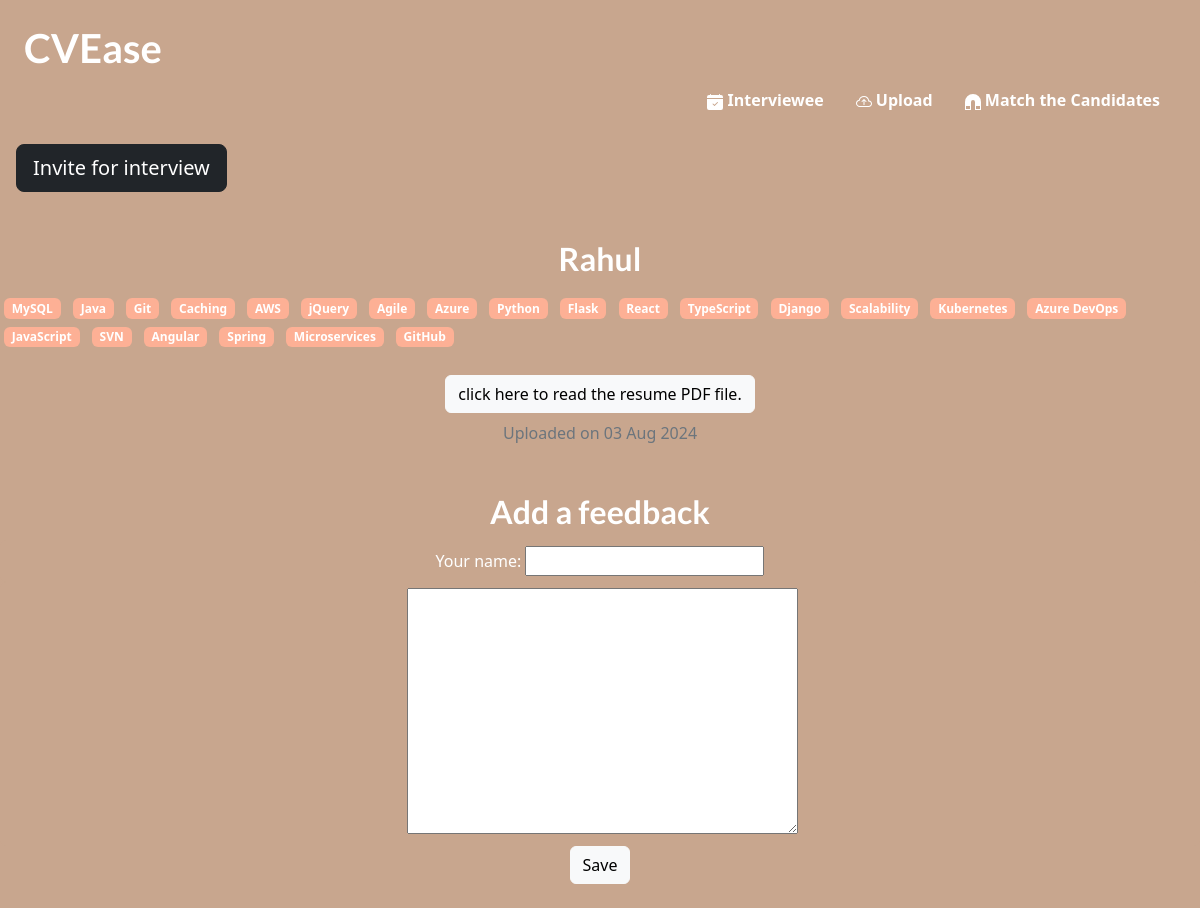
Screenshot of /rahul (signed in) with the database file from the repository.
### cv/models.py (models this page shows, shortened)
class Candidate(models.Model):
    STATUS_CHOICES = [
    ('selected', 'Selected'),
    ('pending', 'Pending'),
    ('rejected', 'Rejected'),
    ]
    name = models.CharField(max_length=30,null=False)
    email = models.EmailField(max_length=40,null=True)
    phone = models.CharField(max_length=20,null=True)
    cv_file = models.FileField(upload_to="cv",null=False)
    slug = models.SlugField(unique=True, null=True, db_index=True)
    tags = models.ManyToManyField(Tag)
    status = models.CharField(max_length=10, choices=STATUS_CHOICES, default='pending')
    uploaded_at = models.DateTimeField(auto_now_add=True)

class Tag(models.Model):
    caption = models.CharField(max_length=20)

### cv/views.py (the view, shortened to what this page needs)
# urls.py: path("<slug:slug>", views.CandidateDetailView.as_view(), name="candidate-detail"),
class CandidateDetailView(LoginRequiredMixin,View):
    def get(self, request, slug):
        candidate = Candidate.objects.get(slug=slug)
        context = {
            "candidate": candidate,
            "tags": candidate.tags.all(),
            "notes": candidate.notes.all().order_by("-created_at"),
            "status": candidate.status,
            "note_form": NoteForm(),
            "invitation_form": InvitationForm(),
        }
        return render(request, "cv/cv_detail.html", context)

### cv/forms.py
class NoteForm(forms.ModelForm):
    class Meta:
        model = Note
        exclude = ['candidate', 'created_at']
        labels = {
            'text': '',
            'user': 'Your name',
        }

class InvitationForm(forms.ModelForm):
    class Meta:
        model = Invitation
        fields = ['interview_date', 'position']
        widgets = {
            'interview_date': forms.DateTimeInput(attrs={'type': 'datetime-local', 'class': 'form-control'}),
            'position': forms.Select(attrs={'class': 'form-control'}),
        }

### cv/models.py (called while the page is built)
    def __str__(self):
        return self.title

### cv/templates/cv/cv_detail.html (shortened to what this page needs)
{% extends "base.html" %}
{% load static %}
{% block css_files %}
<link rel="stylesheet" href="{% static "cv/cv_detail.css" %}" />
{% endblock %}
{% block content %}
<section id="summary">
    <div class="m-3 ">
        <form method="post" action="{% url "candidate-detail" candidate.slug %}" name="cancel-invitation">
            <button  class="btn btn-dark btn-lg"
            {% if candidate.status == 'selected' %}
                style="background-color: gray;"
                name="cancel-invitation"
                type="submit"
            {% else %}
                type="button"
                data-bs-toggle="modal" data-bs-target="#infoModal"
            {% endif %}
            >
                {% if candidate.status == 'selected' %}
                    Remove from interviewees
                {% else %}
                    Invite for interview
                {% endif %}
            </button>
        </form>
      </div>
    <div class="text-center mx-auto mt-5">
        <h2 class="mx-auto">{{ candidate.name }}</h2>
    </div>
  <div class="mt-3">
    {% for tag in tags %}
      <span class="badge m-1" style="background-color:#FDB095">{{ tag.caption }}</span>
    {% endfor %}
  </div>
  <div class="mx-auto text-center">
    <a class="btn btn-light mt-4" href="{{ candidate.cv_file.url }}">click here to read the resume PDF file.</a>
  </div>
  <article>
    <div class="mx-auto text-center mt-2 fs-6 text-secondary">Uploaded on <time>{{ candidate.uploaded_at|date:"d M Y" }}</time></div>
  </article>
</section>
<section id="note-form" >
  <h2 class="text-center mt-4">Add a feedback</h2>
  <form action="{% url "candidate-detail" candidate.slug %}" method="POST" name="submit-note">
    {% for form_field in note_form %}
      <div class="form-control text-center {% if form_field.errors %}invalid{% endif %}" style="background: #c8a68e; border:none; color:white">
        {{ form_field.label_tag }}
        {{ form_field }}
      </div>
    {% endfor %}
    <div class="text-center mb-4">
        <button class="btn btn-light text-center"name="submit-note">Save</button>
    </div>
  </form>
</section>
{% endblock %}

### static/app.css (style rules this page uses)
* { box-sizing: border-box; }
html { font-family: 'Open Sans', 'Lato', sans-serif; }
body { margin: 0; background-color: #c8a68e; color:white; }
h1, h2, h3 { font-family: 'Lato', sans-serif; font-weight: bold; }

### rows the page displays
Candidate: name "Rahul", uploaded_at "03 Aug 2024"
Tag: caption "MySQL"
Tag: caption "Java"
Tag: caption "Git"
Tag: caption "Caching"
Tag: caption "AWS"
Tag: caption "jQuery"
Tag: caption "Agile"
Tag: caption "Azure"
Tag: caption "Python"
Tag: caption "Flask"
Tag: caption "React"
Tag: caption "TypeScript"
Tag: caption "Django"
Tag: caption "Scalability"
Tag: caption "Kubernetes"
Tag: caption "Azure DevOps"
Tag: caption "JavaScript"
Tag: caption "SVN"
Tag: caption "Angular"
Tag: caption "Spring"
Tag: caption "Microservices"
Tag: caption "GitHub"
